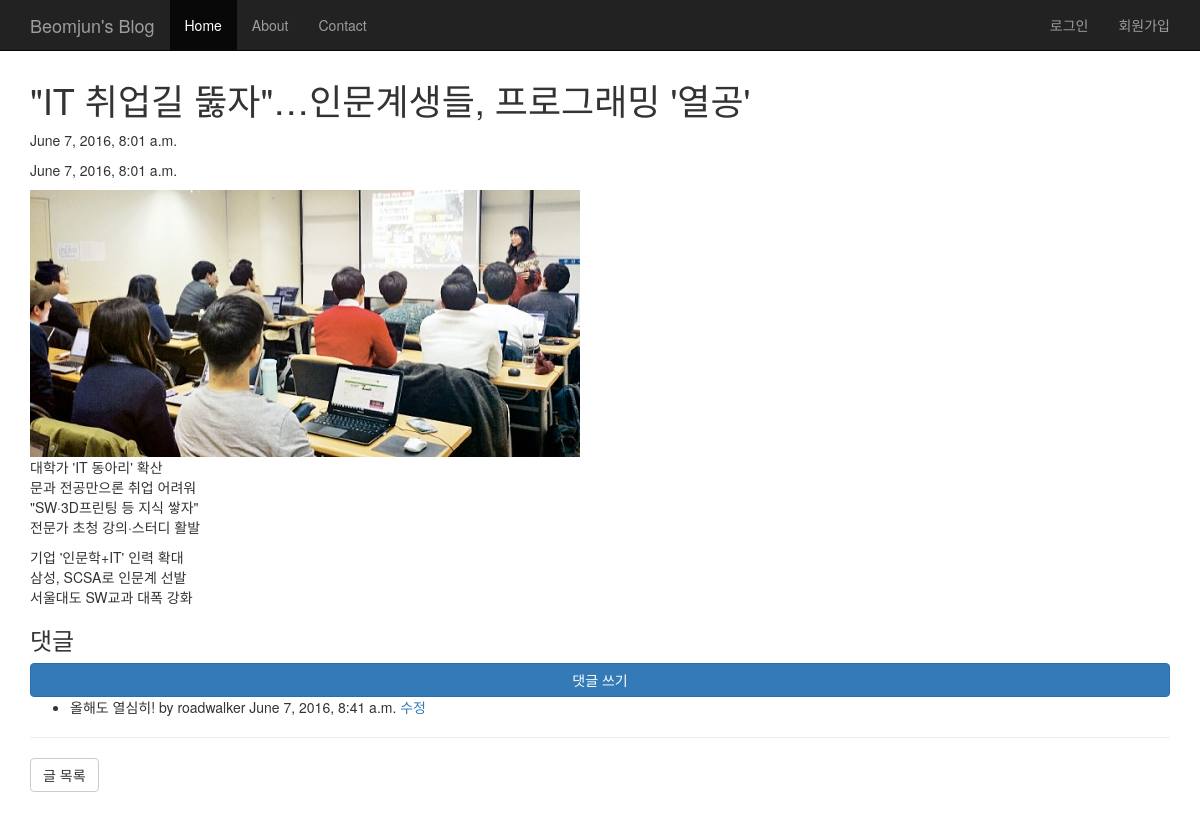
Page /blog/2/ on the earlier database version.
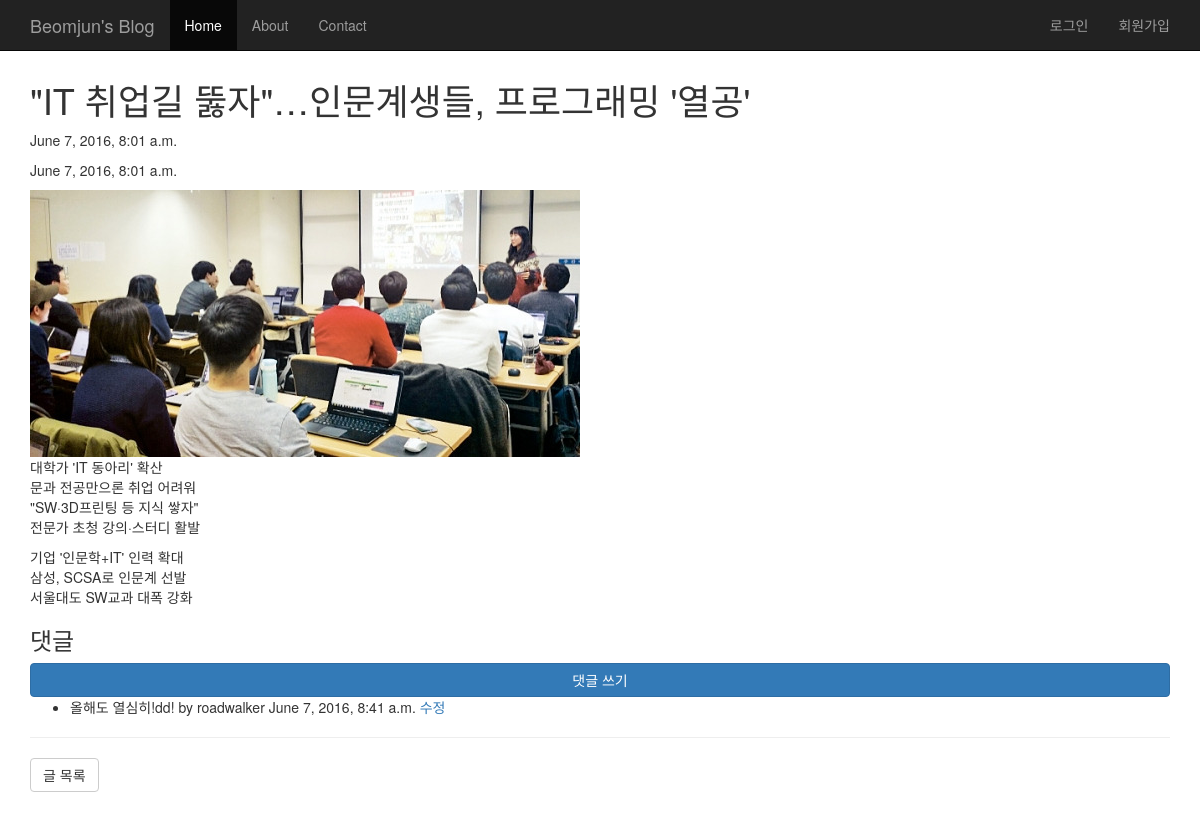
Same page on the later database version.
### blog/models.py (models this page shows)
class Comment(models.Model):
    post = models.ForeignKey(Post)
    user = models.ForeignKey(settings.AUTH_USER_MODEL)
    message = models.TextField()
    created_at = models.DateTimeField(auto_now_add=True)
    updated_at = models.DateTimeField(auto_now=True)

### blog/views.py (the view)
# urls.py: url(r'^(?P<pk>\d+)/$', views.post_detail, name='post_detail'),
def post_detail(request, pk):
    post = get_object_or_404(Post, pk=pk)
    return render(request, 'blog/post_detail.html', {
        'post' : post
        })

### blog/templates/blog/post_detail.html
{% extends 'blog/base.html' %}
{% block content %}
<h1>{{post.title}}</h1>
<p>{{post.created_at}}</p>
<p>{{post.updated_at}}</p>
<img src='{{post.image.url}}'/>
{{post.content|linebreaks}}
<h3>댓글</h3>
<a href="{% url 'blog:comment_new' post.pk %}" class="btn btn-primary btn-block">댓글 쓰기</a>
<ul>
    {% for comment in post.comment_set.all %}
        <li>
            {{comment.message}}
            by {{comment.user}}
            {{comment.created_at}}
            <a href="{% url 'blog:comment_edit' post.pk comment.pk %}">수정</a>
        </li>
    {% endfor %}
</ul>
<hr/>
<a href="{% url 'blog:index' %}" class="btn btn-default">글 목록</a>
{% endblock %}

Differences in the rows shown:
changed Comment "roadwalker": message "올해도 열심히!" → "올해도 열심히!dd!"
